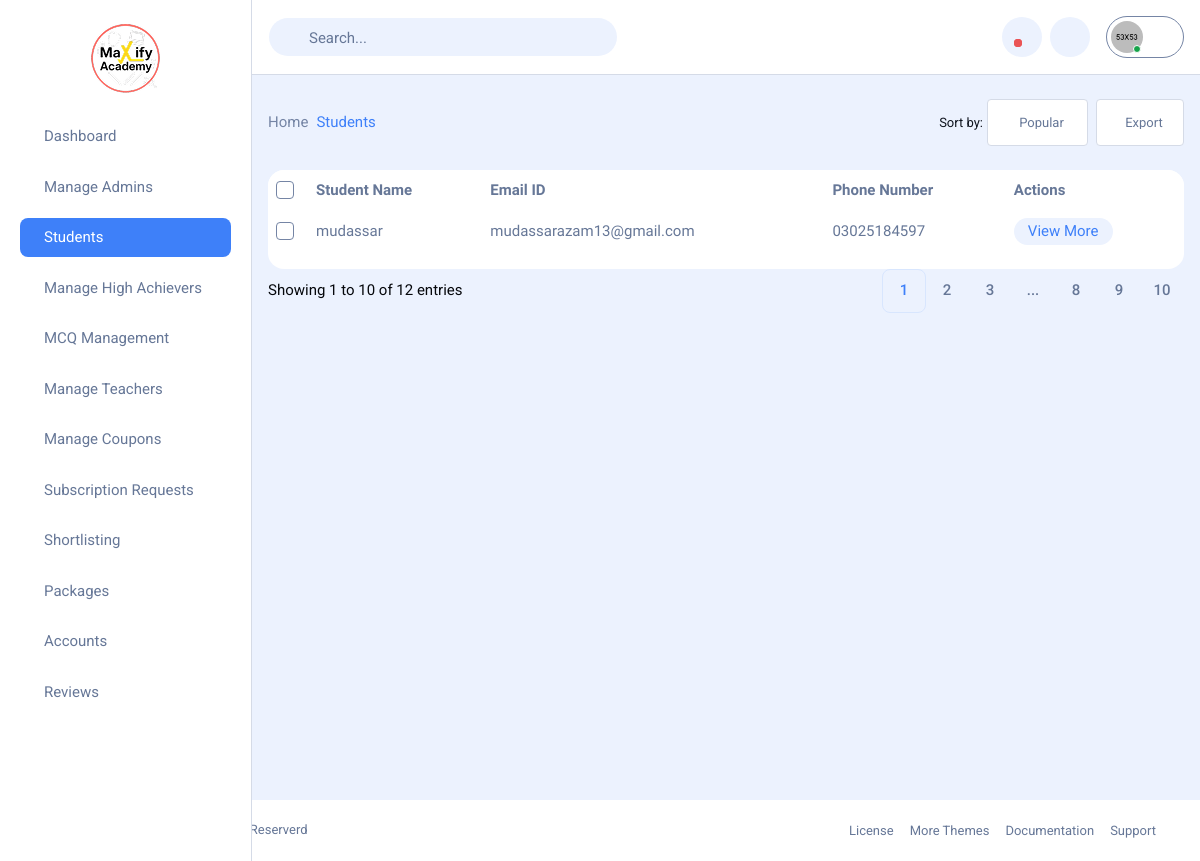
/Admin/students.php (signed in), run on the app's committed database.
### tables this page shows
CREATE TABLE `users` (
  `id` int(11) NOT NULL,
  `email` varchar(255) NOT NULL,
  `name` varchar(255) NOT NULL,
  `password` varchar(255) NOT NULL,
  `created_at` timestamp NOT NULL DEFAULT current_timestamp(),
  `phone_number` varchar(20) DEFAULT NULL
);

### Admin/students.php (the view, shortened to what this page needs)
<?php
include('config.php');
$stmt = $pdo->prepare("SELECT * FROM users");
$stmt->execute();
$users = $stmt->fetchAll();
?>
<!DOCTYPE html>
<html lang="en">
<head>
    <link rel="stylesheet" href="assets/css/bootstrap.min.css">
    <link rel="stylesheet" href="assets/css/file-upload.css">
    <link rel="stylesheet" href="assets/css/plyr.css">
    <link rel="stylesheet" href="https://cdn.datatables.net/2.0.8/css/dataTables.dataTables.min.css">
    <link rel="stylesheet" href="assets/css/full-calendar.css">
    <link rel="stylesheet" href="assets/css/jquery-ui.css">
    <link rel="stylesheet" href="assets/css/editor-quill.css">
    <link rel="stylesheet" href="assets/css/apexcharts.css">
    <link rel="stylesheet" href="assets/css/calendar.css">
    <link rel="stylesheet" href="assets/css/jquery-jvectormap-2.0.5.css">
    <link rel="stylesheet" href="assets/css/main.css">
</head>
<body>
    <?php include "sidebar.php" ?>
    <div class="dashboard-main-wrapper">
        <div class="top-navbar flex-between gap-16">
            <div class="flex-align gap-16">
                <form action="#" class="w-350 d-sm-block d-none">
                    <div class="position-relative">
                        <input type="text" class="form-control ps-40 h-40 border-transparent focus-border-main-600 bg-main-50 rounded-pill placeholder-15" placeholder="Search...">
                    </div>
                </form>
            </div>
            <div class="flex-align gap-16">
                <div class="flex-align gap-8">
                    <div class="dropdown">
                        <button class="dropdown-btn shaking-animation text-gray-500 w-40 h-40 bg-main-50 hover-bg-main-100 transition-2 rounded-circle text-xl flex-center" type="button" data-bs-toggle="dropdown" aria-expanded="false">
                            <span class="position-relative">
                                <span class="alarm-notify position-absolute end-0"></span>
                            </span>
                        </button>
                    </div>
                    <div class="dropdown">
                        <button class="text-gray-500 w-40 h-40 bg-main-50 hover-bg-main-100 transition-2 rounded-circle text-xl flex-center" type="button" data-bs-toggle="dropdown" aria-expanded="false">
                        </button>
                    </div>
                </div>
                <div class="dropdown">
                    <button class="users arrow-down-icon border border-gray-200 rounded-pill p-4 d-inline-block pe-40 position-relative" type="button" data-bs-toggle="dropdown" aria-expanded="false">
                        <span class="position-relative">
                            <img src="assets/images/thumbs/user-img.png" alt="Image" class="h-32 w-32 rounded-circle">
                            <span class="activation-badge w-8 h-8 position-absolute inset-block-end-0 inset-inline-end-0"></span>
                        </span>
                    </button>
                </div>
            </div>
        </div>
        <div class="dashboard-body">
            <div class="breadcrumb-with-buttons mb-24 flex-between flex-wrap gap-8">
                <div class="breadcrumb mb-24">
                    <ul class="flex-align gap-4">
                        <li><a href="index.html" class="text-gray-200 fw-normal text-15 hover-text-main-600">Home</a></li>
                        <li><span class="text-main-600 fw-normal text-15">Students</span></li>
                    </ul>
                </div>
                <div class="flex-align gap-8 flex-wrap">
                    <div class="position-relative text-gray-500 flex-align gap-4 text-13">
                        <span class="text-inherit">Sort by: </span>
                        <div class="flex-align text-gray-500 text-13 border border-gray-100 rounded-4 ps-20 focus-border-main-600 bg-white">
                            <select class="form-control ps-8 pe-20 py-16 border-0 text-inherit rounded-4 text-center">
                                <option value="1" selected>Popular</option>
                            </select>
                        </div>
                    </div>
                    <div class="flex-align text-gray-500 text-13 border border-gray-100 rounded-4 ps-20 focus-border-main-600 bg-white">
                        <select class="form-control ps-8 pe-20 py-16 border-0 text-inherit rounded-4 text-center" id="exportOptions">
                            <option value="" selected disabled>Export</option>
                        </select>
                    </div>
                </div>
            </div>
            <div class="card overflow-hidden">
                <div class="card-body p-0 overflow-x-auto">
                    <table id="studentTable" class="table table-striped">
                        <thead>
                            <tr>
                                <th class="fixed-width">
                                    <div class="form-check">
                                        <input class="form-check-input border-gray-200 rounded-4" type="checkbox" id="selectAll">
                                    </div>
                                </th>
                                <th class="h6 text-gray-300">Student Name</th>
                                <th class="h6 text-gray-300">Email ID</th>
                                <th class="h6 text-gray-300">Phone Number</th>
                                <th class="h6 text-gray-300">Actions</th>
                            </tr>
                        </thead>
                        <tbody>
                            <?php foreach ($users as $user): ?>
                                <tr>
                                    <td class="fixed-width">
                                        <div class="form-check">
                                            <input class="form-check-input border-gray-200 rounded-4" type="checkbox">
                                        </div>
                                    </td>
                                    <td>
                                        <div class="flex-align gap-8">
                                            <span class="h6 mb-0 fw-medium text-gray-300"><?= htmlspecialchars($user['name']) ?></span>
                                        </div>
                                    </td>
                                    <td>
                                        <span class="h6 mb-0 fw-medium text-gray-300"><?= htmlspecialchars($user['email']) ?></span>
                                    </td>
                                    <td>
                                        <span class="h6 mb-0 fw-medium text-gray-300"><?= htmlspecialchars($user['phone_number'] ?: 'N/A') ?></span>
                                    </td>
                                    <td>
                                        <a href="view_user.php?id=<?= $user['id'] ?>" class="bg-main-50 text-main-600 py-2 px-14 rounded-pill hover-bg-main-600 hover-text-white">View More</a>
                                    </td>
                                </tr>
                            <?php endforeach; ?>
                        </tbody>
                    </table>
                </div>
            </div>
            <div class="card-footer flex-between flex-wrap">
                <span class="text-gray-900">Showing 1 to 10 of 12 entries</span>
                <ul class="pagination flex-align flex-wrap">
                    <li class="page-item active">
                        <a class="page-link h-44 w-44 flex-center text-15 rounded-8 fw-medium" href="#">1</a>
                    </li>
                    <li class="page-item">
                        <a class="page-link h-44 w-44 flex-center text-15 rounded-8 fw-medium" href="#">2</a>
                    </li>
                    <li class="page-item">
                        <a class="page-link h-44 w-44 flex-center text-15 rounded-8 fw-medium" href="#">3</a>
                    </li>
                    <li class="page-item">
                        <a class="page-link h-44 w-44 flex-center text-15 rounded-8 fw-medium" href="#">...</a>
                    </li>
                    <li class="page-item">
                        <a class="page-link h-44 w-44 flex-center text-15 rounded-8 fw-medium" href="#">8</a>
                    </li>
                    <li class="page-item">
                        <a class="page-link h-44 w-44 flex-center text-15 rounded-8 fw-medium" href="#">9</a>
                    </li>
                    <li class="page-item">
                        <a class="page-link h-44 w-44 flex-center text-15 rounded-8 fw-medium" href="#">10</a>
                    </li>
                </ul>
            </div>
        </div>
    </div>
    <div class="dashboard-footer">
        <div class="flex-between flex-wrap gap-16">
            <p class="text-gray-300 text-13 fw-normal"> &copy; Copyright Edmate 2024, All Right Reserverd</p>
            <div class="flex-align flex-wrap gap-16">
                <a href="#" class="text-gray-300 text-13 fw-normal hover-text-main-600 hover-text-decoration-underline">License</a>
                <a href="#" class="text-gray-300 text-13 fw-normal hover-text-main-600 hover-text-decoration-underline">More Themes</a>
                <a href="#" class="text-gray-300 text-13 fw-normal hover-text-main-600 hover-text-decoration-underline">Documentation</a>
                <a href="#" class="text-gray-300 text-13 fw-normal hover-text-main-600 hover-text-decoration-underline">Support</a>
            </div>
        </div>
    </div>
</body>
</html>

### Admin/assets/css/file-upload.css (style rules this page uses)
:root { --file-container-bg: #eeeeee; --file-bg: #f8f8f8; --file-border-color: #606060; --file-color: #2b2b2b; --table-border-color: #dbdbdb; --delete-button-bg: #f53636; --delete-button-color: #ffffff; --font-size: 0.875em; --font-family: 'Segoe UI', Tahoma, Geneva, Verdana, sans-serif; --shadow: 0px 8px 15px -8px rgba(0, 0, 0, 0.5); }
* { margin: 0; padding: 0; box-sizing: border-box; }

### data on the page
users: name "mudassar", email "mudassarazam13@gmail.com", phone_number "03025184597"
